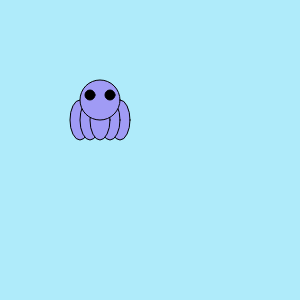
Frame 1 (no input)
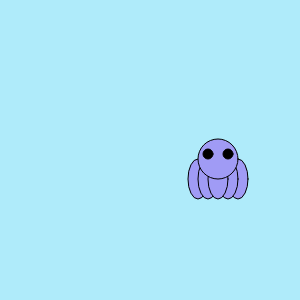
Frame 60 (no input)
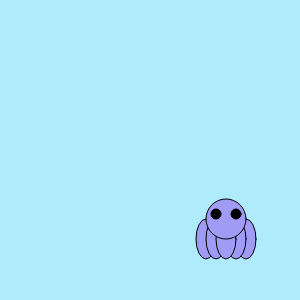
Frame 120 (the mouse pressed at the canvas centre since frame 60)

The p5.js sketch that drew these frames (run headless with seeded random() and noise() and a simulated clock; from frame 60 on, the mouse is pressed at the canvas centre):

// p5.js sketch
// ── sketch.js

//Global variables
let xPosition = 100, yPosition = 100;
let xVelocity = 2, yVelocity = 1;
let size = 40;

function setup() {
  createCanvas(300, 300);
  frameRate(50);
}

function draw() {  
  background(175, 235, 250);
  
  //bouncing off left and right walls
  if(xPosition > width - size/2 || xPosition - size/2 < 0){
   xVelocity = xVelocity * (-1);
  }
  
  //bouncing off the bottom and top
  if(yPosition > height - size/2 || yPosition - size/2 < 0){
   yVelocity *= -1;
  }
  
  //for debugging
  //print("xPosition is: " + xPosition);
  //print("yPosition is: " + yPosition);
  
  fill(160, 155, 245);
  //legs
  // change the drawing based on the frame rate
  if((frameCount % 50) > 25){
    circle(xPosition - size/2, yPosition + size/4, size/2);
    circle(xPosition + size/2, yPosition + size/4, size/2);
    circle(xPosition - size/4, yPosition + size/2, size/2);
    circle(xPosition + size/4, yPosition + size/2, size/2);
    circle(xPosition, yPosition + size/2, size/2);
    }
  else{
    ellipse(xPosition - size/2, yPosition + size/2, size/2, size);
    ellipse(xPosition + size/2, yPosition + size/2, size/2, size);
    ellipse(xPosition - size/4, yPosition + size/2, size/2, size);
    ellipse(xPosition + size/4, yPosition + size/2, size/2, size);
    ellipse(xPosition, yPosition + size/2, size/2, size);
  }
    
  //body
  circle(xPosition, yPosition, size);
  //eyes
  fill(0);
  circle(xPosition - size/4, yPosition - size/8, size/4);
  circle(xPosition + size/4, yPosition - size/8, size/4);  
  
  //updating for next iteration
  xPosition += xVelocity;
  yPosition += yVelocity;
}
